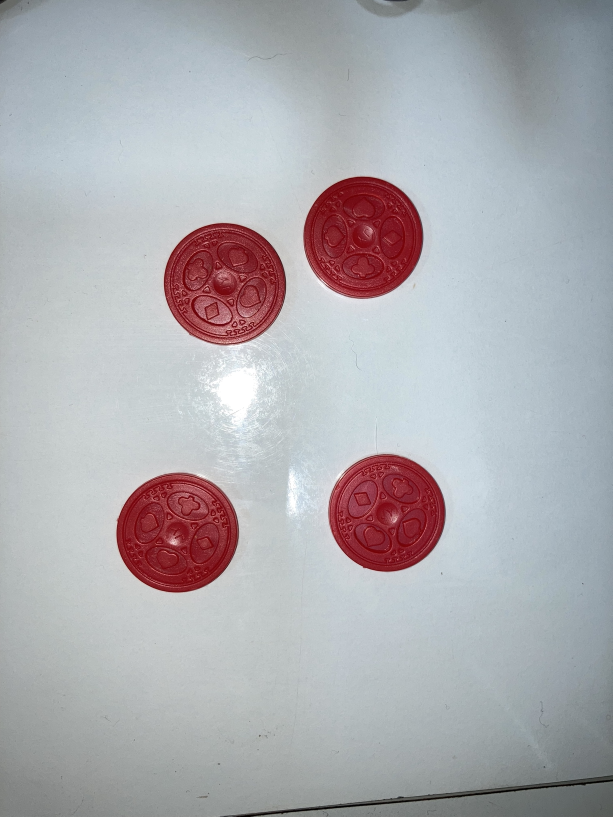
//> input picture IMG-7669.jpg, 1225 x 1633 px, given in place of the camera (shown at 1/2 size)
$ ./circle_detect   (built with g++ and OpenCV 4)
//> lines starting //> are read from the running program, lines starting //| are printed output that depends on the picture; after the words box and inside, x2 and y2 are one past the last pixel; in counts of white or black regions, pixels touching at a corner belong together
//Ref for circle detection: https://github.com/sol-prog/OpenCV-red-circle-detection/blob/master/circle_detect.cpp
//REf for video capture: https://github.com/opencv/opencv/blob/master/samples/cpp/videocapture_basic.cpp
//More Ref for detection in video: https://pycad.co/face-and-circle-detection-using-opencv-with-c/

#include <opencv2/highgui.hpp>
#include <opencv2/imgproc/imgproc.hpp>
#include <opencv2/videoio.hpp>
#include <iostream>
#include <string>
#include <vector>

using namespace cv;


void check_program_arguments(int argc) {
	if(argc != 2) {
		std::cout << "Error! Program usage:" << std::endl;
		std::cout << "./circle_detect image_circles_path" << std::endl;
		std::exit(-1);
	}
}


int main(int argc, char **argv) {

	cv::Mat bgr_image; //stores each frame
	cv::Mat hsv_image;
	cv::Mat orig_image;
	unsigned int x,y, radius, w=2;


	std::vector<cv::Vec3f> circles;

	cv::namedWindow("Display Window", cv::WINDOW_AUTOSIZE);

	VideoCapture vid; //integer (index) or (camera name as )string can be passed here

	int deviceID = 0;             // 0 = open default camera, 1 still used default cam
    int apiID = cv::CAP_V4L2;      // 0 = autodetect default API
    // open selected camera using selected API
    vid.open(deviceID, apiID); 		//a string name too can be passed here instead of interger deviceID
	if(!vid.isOpened()){
		std::cout << "cannot open camera";
		return -1;
	}

	std::cout << "Get Mathable teach by bringing in a marker\nPress any key to terminate\n";

	while(1){

		// Load input image
		vid >> bgr_image;
//> bgr_image is the input picture: 1633 rows x 1225 cols, CV_8UC3; mean B, G, R 176.7, 172.5, 173.7

		resize(bgr_image, bgr_image, Size(640, 480)); //because my image was vertical; values should be interchanged otherwise
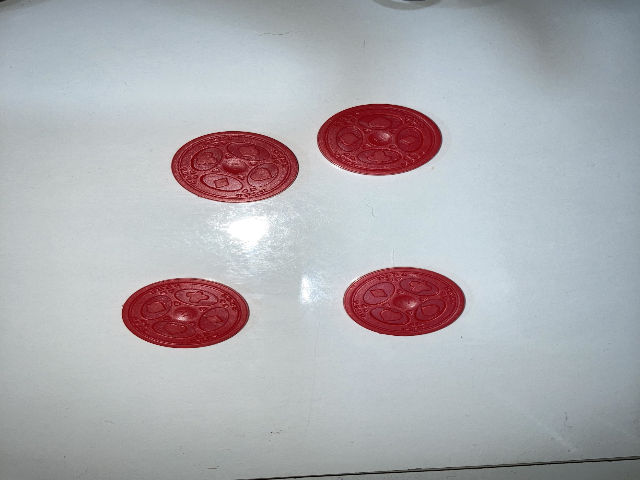
//> bgr_image: 480 rows x 640 cols, CV_8UC3; mean B, G, R 176.6, 172.4, 173.6

		orig_image = bgr_image.clone();

		cv::medianBlur(bgr_image, bgr_image, 3);

		// Convert input image to HSV

		cv::cvtColor(bgr_image, hsv_image, cv::COLOR_BGR2HSV);
//> hsv_image: 480 rows x 640 cols, CV_8UC3; mean H, S, V 102.9, 31.5, 184.8

		// Threshold the HSV image, keep only the red pixels
		cv::Mat lower_red_hue_range;
		cv::Mat upper_red_hue_range;
		cv::inRange(hsv_image, cv::Scalar(0, 100, 100), cv::Scalar(20, 255, 255), lower_red_hue_range);
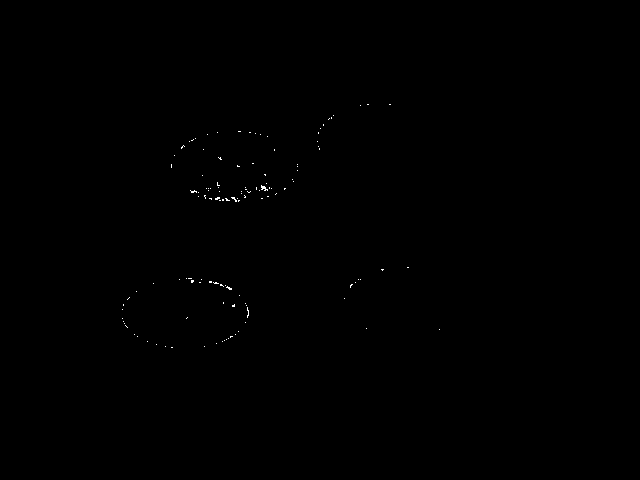
//> lower_red_hue_range: 480 rows x 640 cols, CV_8UC1; 0.11% white in thin lines or dots, all inside (x1, y1, x2, y2) = (122, 104, 440, 348)
		cv::inRange(hsv_image, cv::Scalar(160, 100, 100), cv::Scalar(180, 255, 255), upper_red_hue_range);
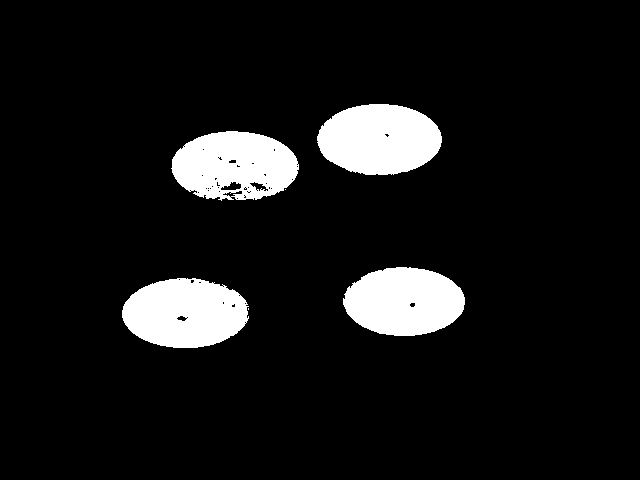
//> upper_red_hue_range: 480 rows x 640 cols, CV_8UC1; 8.8% white; 6 white regions (2 under 20 px), largest, box (x1, y1, x2, y2) and area: (317, 104, 442, 175) 6948, (122, 278, 249, 348) 6870, (171, 131, 299, 201) 6641, (343, 267, 465, 336) 6525

		// Combine the above two images
		cv::Mat red_hue_image;
		cv::addWeighted(lower_red_hue_range, 1.0, upper_red_hue_range, 1.0, 0.0, red_hue_image);
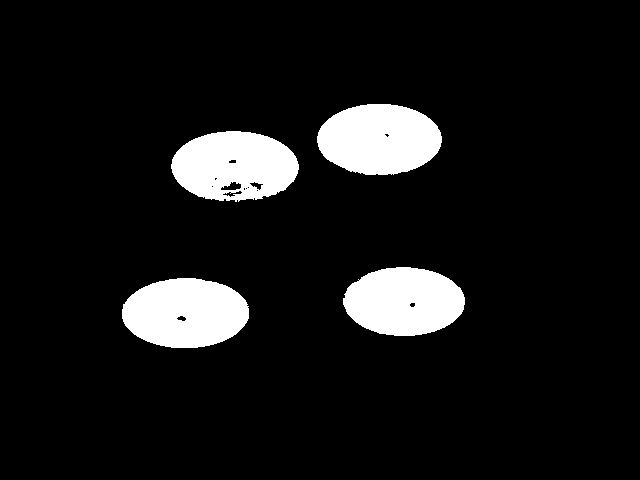
//> red_hue_image: 480 rows x 640 cols, CV_8UC1; 8.9% white; 4 white regions, box (x1, y1, x2, y2) and area: (122, 278, 249, 348) 6983, (317, 104, 442, 175) 6967, (171, 131, 299, 202) 6821, (343, 267, 465, 336) 6543

		cv::GaussianBlur(red_hue_image, red_hue_image, cv::Size(9, 9), 2, 2);
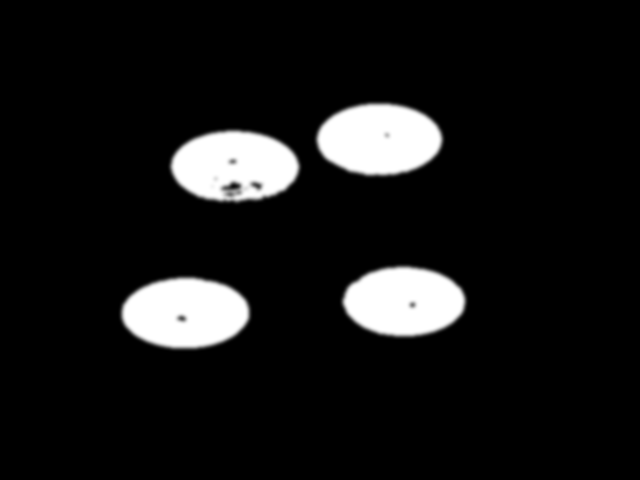
//> red_hue_image: 480 rows x 640 cols, CV_8UC1; 4.31% of pixels changed, all inside (x1, y1, x2, y2) = (118, 100, 469, 352)

		// Use the Hough transform to detect circles in the combined threshold image

		cv::HoughCircles(red_hue_image, circles, HOUGH_GRADIENT, 1, red_hue_image.rows/16, 100, 40, 20, 0); //modified here to replace  CV_HOUGH_GRADIENT with  HOUGH_GRADIENT
//> circles = empty
		// parameter 5: roughly marker size in pixels //parameter reference-:
		// https://docs.opencv.org/4.x/d3/de5/tutorial_js_houghcircles.html
		// Loop over all detected circles and outline them on the original image
		if(circles.size()){
			for(size_t current_circle = 0; current_circle < circles.size(); ++current_circle) {
				x = std::round(circles[current_circle][0]);
				y = std::round(circles[current_circle][1]);

				//radius = std::round(circles[current_circle][2]);
				//cv::circle(orig_image, center, radius, cv::Scalar(0, 255, 0), 2);
				cv::rectangle(orig_image, cv::Point(x-w/2, y-w/2), cv::Point(x+w/2, y+w/2), cv::Scalar(0, 255, 0), 2);
			}
		}

		// [9 lines of commented-out code are left out]
		cv::imshow("Display Window", orig_image);

		if(cv::waitKey(5) >=0)
//> the Esc key is pressed
			break;

	}
	return 0;
}
